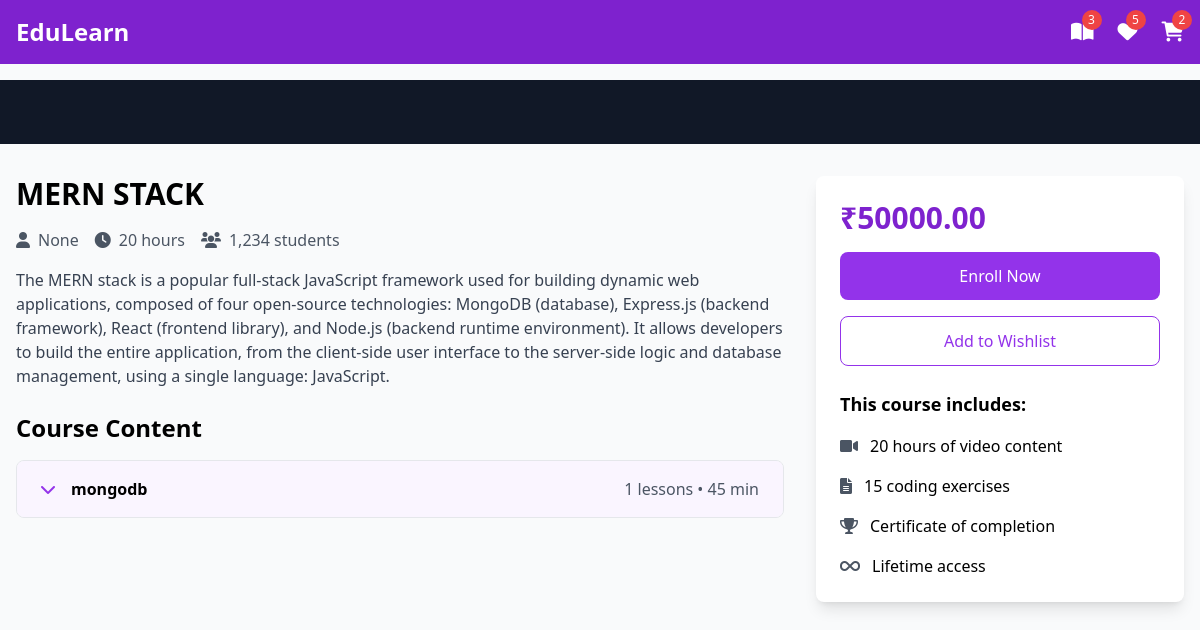
Page /course/details/2 on the earlier database version.
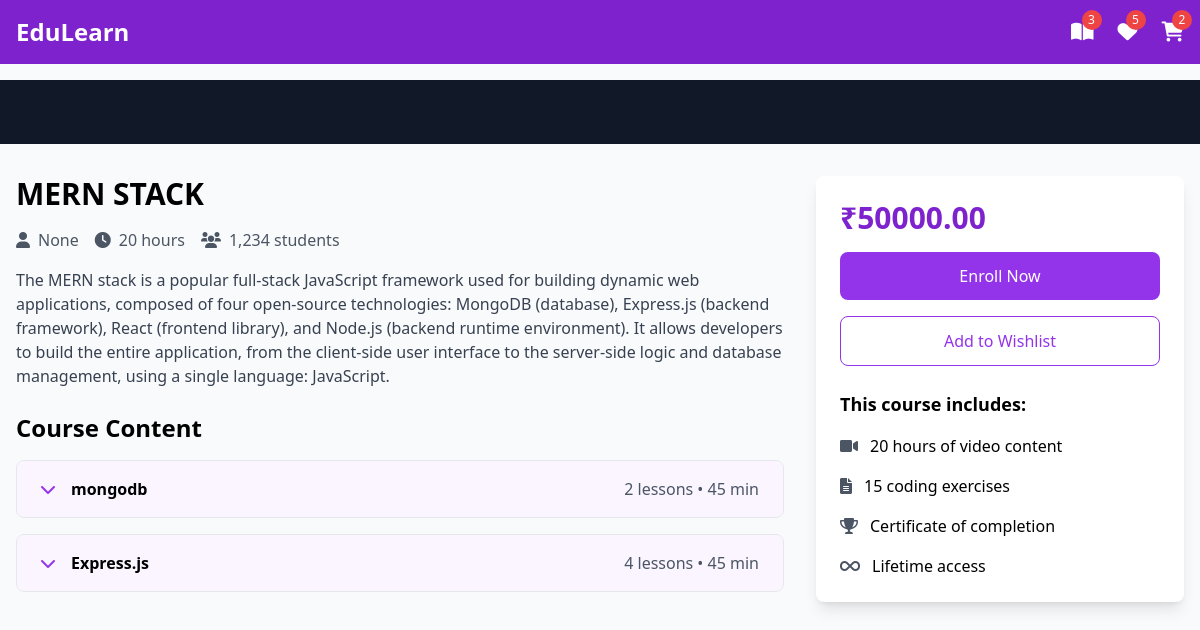
Same page on the later database version.
### instructorapp/models.py (models this page shows, shortened)
class Module(models.Model):
    course=models.ForeignKey(Course,on_delete=models.CASCADE,related_name="module")
    title=models.CharField(max_length=150)
    order=models.IntegerField()

### studentapp/views.py (the view)
# urls.py: path('course/details/<int:id>',studView.CourseDetails.as_view(),name='coursedetails'),
class CourseDetails(View):
    def get(self,request,**kwargs):
        course=Course.objects.get(id=kwargs.get("id"))
        return render(request,'course_details.html',{'course':course})

### studentapp/templates/course_details.html (shortened to what the changed rows need)
{% load embed_video_tags %}
<!DOCTYPE html>
<html lang="en">
<head>
    <script src="https://cdn.tailwindcss.com"></script>
    <link href="https://cdnjs.cloudflare.com/ajax/libs/font-awesome/6.0.0/css/all.min.css" rel="stylesheet">
</head>
<body class="bg-gray-50">
    <div class="pt-20">
        <div class="max-w-screen-xl mx-auto px-4 py-8 grid grid-cols-1 lg:grid-cols-3 gap-8">
            <div class="lg:col-span-2">
                <h1 class="text-3xl font-bold mb-4">{{course.title}}</h1>
                <div class="space-y-4">
                    <h2 class="text-2xl font-bold mb-4">Course Content</h2>
                    {% for module in course.module.all %}
                    <div class="border rounded-lg overflow-hidden">
                        <button
                            class="w-full px-6 py-4 bg-purple-50 hover:bg-purple-100 flex items-center justify-between"
                            onclick="toggleModule('module{{forloop.counter}}')">
                            <div class="flex items-center">
                                <i class="fas fa-chevron-down mr-4 text-purple-600"></i>
                                <span class="font-semibold">{{module.title}}</span>
                            </div>
                            <span class="text-gray-600">{{module.lesson.all.count}} lessons • 45 min</span>
                        </button>
                    </div>
                    {% endfor %}
                </div>
            </div>
        </div>
    </div>
</body>
</html>

Differences in the rows shown:
computed for Module "mongodb": lesson.all.count "1" → "2"
added Module: title "Express.js", lesson.all.count "4"
